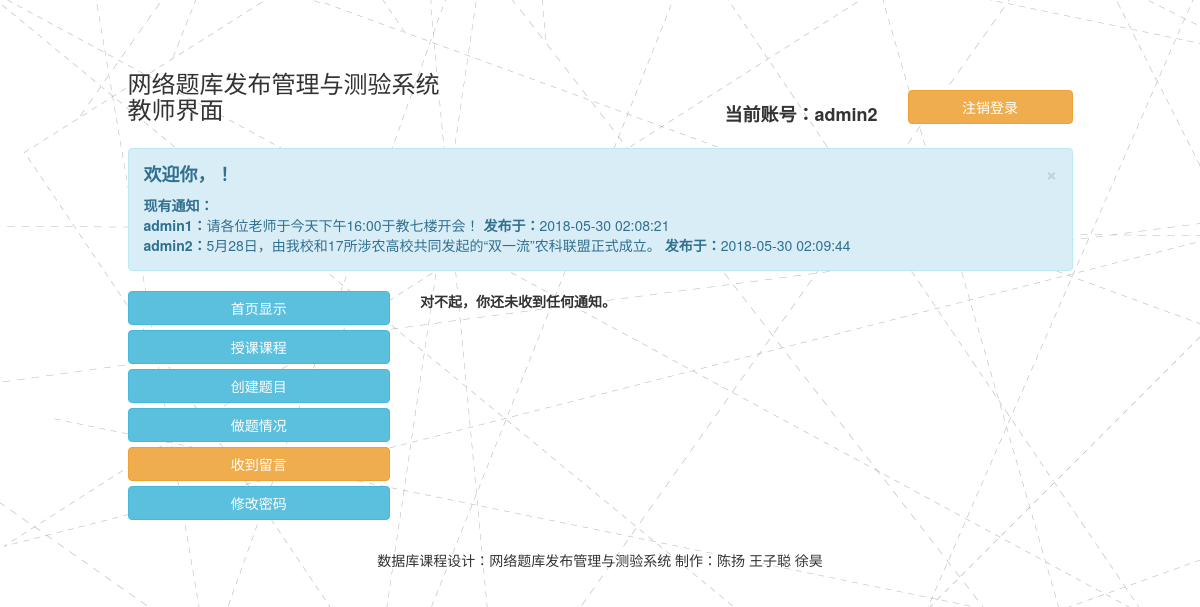
Screenshot of /系统源代码/QuestionManageSystem/teacherSystem/manage/message.php (signed in) with the database file from the repository.
### tables this page shows
CREATE TABLE IF NOT EXISTS `notice_teacher` (
  `admin_username` char(20) NOT NULL,
  `notice_contents` char(200) DEFAULT NULL,
  `notice_time` datetime DEFAULT NULL
);

### 系统源代码/QuestionManageSystem/teacherSystem/manage/message.php (the view, shortened to what this page needs)
<!DOCTYPE html>
<html>
<head>
   <link rel="stylesheet" href="../../css/bootstrap.min.css">
</head>
<body background="..\login\images\back.gif">
<?php
	if (isset ( $_SESSION ["code"] )) {
		$con=mysqli_connect("localhost","root","root","stu_test");
		mysqli_query($con,"set names 'utf8'");
?>
<div class="container">
	<div class="row clearfix">
		<div class="col-md-12 column">
            <p>
				<br><br>
			</p>
		</div>
	</div>
	<div class="row clearfix">
		<div class="col-md-1 column">
		</div>
		<div class="col-md-4 column">
            <h3>
				网络题库发布管理与测验系统<br>教师界面
			</h3>
		</div>
		<div class="col-md-2 column">
		</div>
		<div class="col-md-2 column">
            <p class="text-right" style="font-size:18px">
			<br><br><strong>当前账号：<?php echo "${_SESSION["username"]}"; ?></strong>
			</p>
		</div>
		<div class="col-md-2 column">
			<br><br><button type="button" class="btn btn-default btn-block btn-warning" onclick="window.location.href='exit.php'">注销登录</button>
		</div>
		<div class="col-md-1 column">
		</div>
	</div>
	<div class="row clearfix">
		<div class="col-md-12 column">
		</div>
	</div>
	<div class="row clearfix">
		<div class="col-md-1 column">
		</div>
		<div class="col-md-10 column">
			<div class="alert alert-dismissable alert-info">
				 <button type="button" class="close" data-dismiss="alert" aria-hidden="true">×</button>
                 <?php
					$result=mysqli_query($con,"select * from teacher_info where teacher_username='${_SESSION["username"]}'");
					$bookinfo=mysqli_fetch_array($result);
					$teacher_id=$bookinfo["teacher_id"];
					$teacher_name=$bookinfo["teacher_name"];
				?>
				<h4>
				<strong>欢迎你，<?php echo "$teacher_name"?>！</strong></h4>
				<?php
					$notice_check=mysqli_query($con,"select * from notice_teacher");
					$notice=mysqli_fetch_array($notice_check);
					if(!$notice){
						echo '<strong>目前暂无管理员发布的通知。</strong><br>'.'在开始使用本系统前，请详细阅读界面首页的操作使用提示！';
					}else{
						echo '<strong>'.'现有通知：'.'</strong>'.'<br>';
						$notice_check=mysqli_query($con,"select * from notice_teacher");
						while($row_notice=mysqli_fetch_assoc($notice_check)){
							echo '<strong>'.$row_notice['admin_username'].'：</strong>'.$row_notice['notice_contents'].'          '.'<strong>发布于：</strong>'.$row_notice['notice_time'].'<br>';
						}
					}
				?>
			</div>
		</div>
		<div class="col-md-1 column">
		</div>
	</div>
	<div class="row clearfix">
		<div class="col-md-1 column">
		</div>
		<div class="col-md-3 column">
			 <button type="button" class="btn btn-default btn-block btn-info" onclick="window.location.href='index.php'">首页显示</button>
			 <button type="button" class="btn btn-default btn-block btn-info" onclick="window.location.href='course_choose.php'">授课课程</button>
			 <button type="button" class="btn btn-default btn-block btn-info" onclick="window.location.href='create_question.php'">创建题目</button>
			 <button type="button" class="btn btn-default btn-block btn-info" onclick="window.location.href='question_condition.php'">做题情况</button>
			 <button type="button" class="btn btn-default btn-block btn-warning" onclick="window.location.href='message.php'">收到留言</button>
			 <button type="button" class="btn btn-default btn-block btn-info" onclick="window.location.href='edit_password.php'">修改密码</button>
		</div>
		<div class="col-md-7 column">
            <?php
                $result=mysqli_query($con,"select * from messages where teacher_id='{$teacher_id}'");
                $bookinfo=mysqli_fetch_array($result);
                if($bookinfo){
                    echo '<p><strong>以下为你收到的留言信息，</strong>你可以查看或删除他们。</p>';
                    echo '<table class="table table-bordered table-hover">';
                    echo '<thead><tr><th></th><th>学生信息</th><th>留言时间</th><th>留言内容</th><th>删除</th></tr></thead>';
                    echo '<tbody>';
                    $num=1;
                    $line=1;
                    $result=mysqli_query($con,"select * from messages where teacher_id='{$teacher_id}'");
                    while($row=mysqli_fetch_assoc($result)){
                        if($line%2==0){
                            echo '<tr class="success">';
                        }else{
                            echo '<tr>';
                        }
                        echo '<td>'.$num.'</td>';
                        $result_temp=mysqli_query($con,"select * from student_info where student_id='{$row['student_id']}'");
                        $info=mysqli_fetch_array($result_temp);
                        echo '<td>'.$row['student_id'].' - '.$info['student_name'].'</td>';
                        echo '<td>'.$row['message_time'].'</td>';
                        echo '<td>'.$row['message_contents'].'</td>';
                        echo '<td>';
                        echo '<button type="button" class="btn btn-default btn-block btn-danger btn-xs" onclick="window.location.href=\'message_delete.php?student_id='.$row['student_id'].'&teacher_id='.$row['teacher_id'].'&message_time='.$row['message_time'].'\''.'">删除留言</button>';
                        echo '</td>';
                        echo '</tr>';
                        $num++;
                        $line++;
                    }
                    echo '</tbody></table>';
                }else{
                    echo '<p><strong>对不起，你还未收到任何通知。</strong></p>';
                }
            ?>
		</div>
		<div class="col-md-1 column">
		</div>
	</div>
	<div class="row clearfix">
		<div class="col-md-1 column">
		</div>
		<div class="col-md-10 column">
            <p>
				 <br>
			</p>
			<p class="text-center">
				 数据库课程设计：网络题库发布管理与测验系统    制作：陈扬    王子聪    徐昊
			</p>
		</div>
		<div class="col-md-1 column">
		</div>
	</div>
</div>
<?php
}
?>
</body>

### rows the page displays
notice_teacher: admin_username "admin1", notice_contents "请各位老师于今天下午16:00于教七楼开会！", notice_time "2018-05-30 02:08:21"
notice_teacher: admin_username "admin2", notice_contents "5月28日，由我校和17所涉农高校共同发起的“双一流”农科联盟正式成立。", notice_time "2018-05-30 02:09:44"

### other values shown
_SESSION["username"] "admin2"
